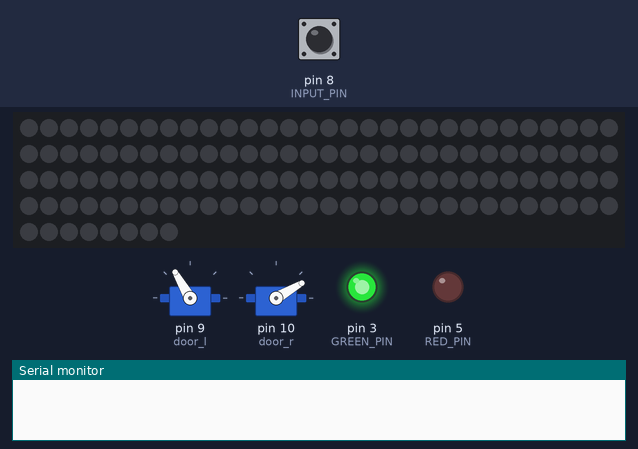
Bench run of a sketch on a simulated Arduino Uno, built with avr-gcc and run on an emulated ATmega328P. On the bench: 128 RGB LEDs in strip order, left to right, continuing on the next row, 2 × servo, output pins drawn as LEDs (lit = HIGH), the last lines printed to the serial monitor. Inputs (shaded band) come from the test bench; at power-on: pin 8 (INPUT_PIN) HIGH. Dim RGB values are drawn brighter than linear; random numbers use the default seed unless the sketch sets one.

Above: at 1.2 s.
1.3 s: pin 8 (INPUT_PIN) pulled LOW for 0.15 s
At 2.48 s:
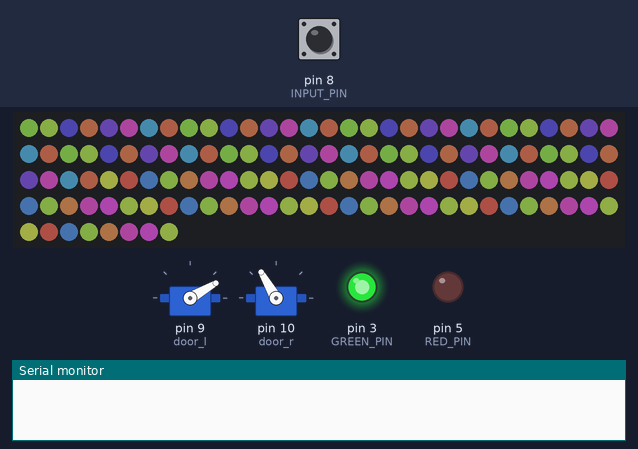
4.4 s: pin 8 (INPUT_PIN) pulled LOW for 1 s
At 4.63 s:
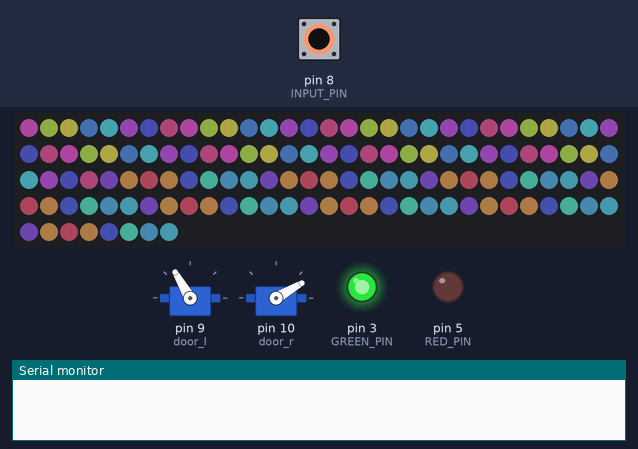
6.9 s: pin 8 (INPUT_PIN) pulled LOW for 0.15 s
At 8.09 s:
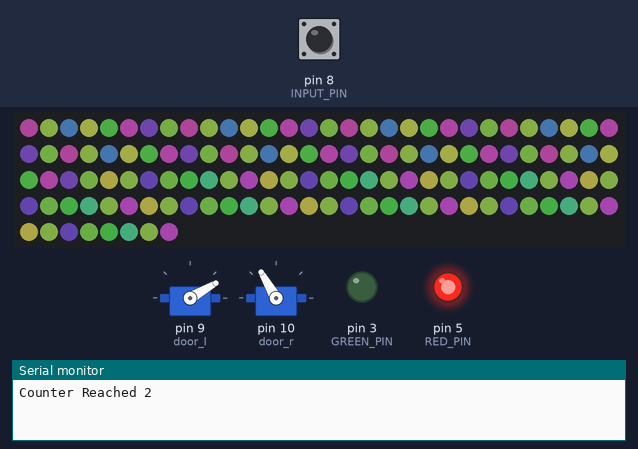
10.0 s: pin 8 (INPUT_PIN) pulled LOW for 3.2 s
At 10.24 s:
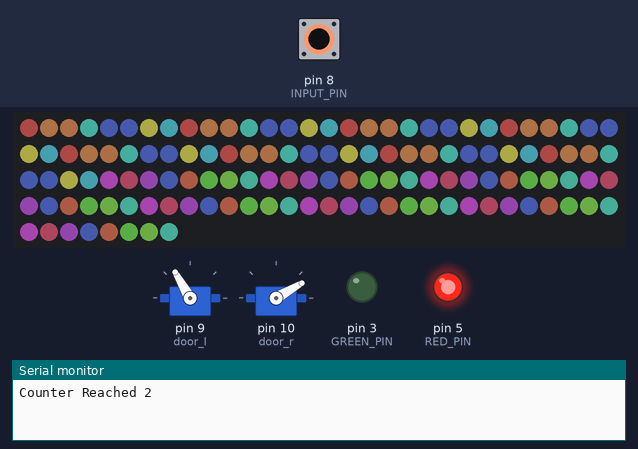
14.7 s: pin 8 (INPUT_PIN) pulled LOW for 0.15 s
At 15.88 s:
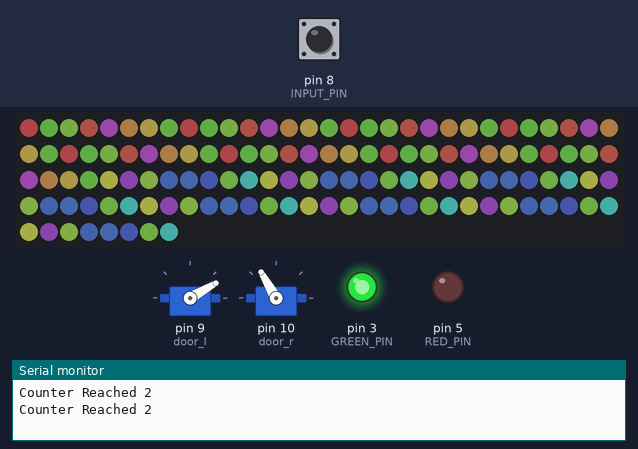
17.8 s: pin 8 (INPUT_PIN) driven LOW
At 18.04 s:
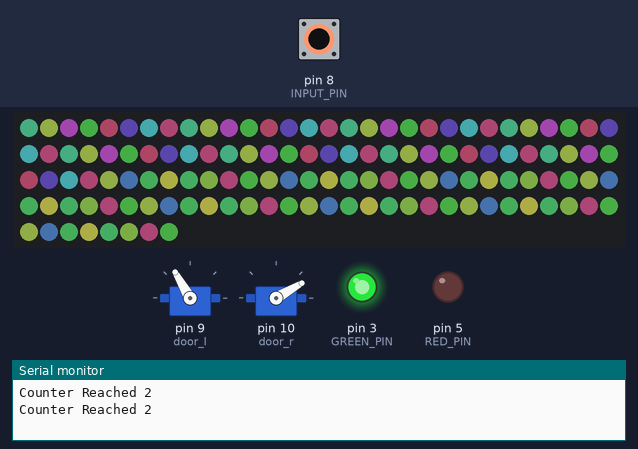
Timing chart, 0 to 20.8 s (numbered marks = the images above; inputs shaded):
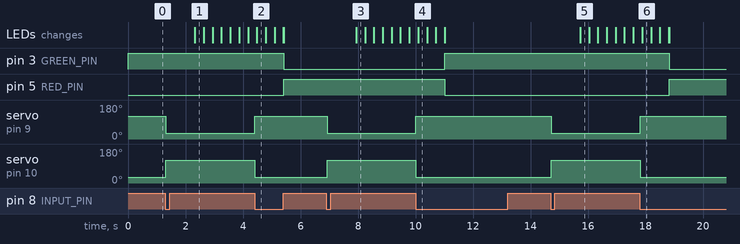

The sketch:

GhostTrap_WithDelay.ino
```cpp
#include <Adafruit_NeoPixel.h>
#include <Servo.h>

// PINS:
// ------------------------------------
// LED Data Pin: Digital Pin 6
// Button Pin: Digital Pin 8
// Door Servos: Digital Pins 9 and 10

#define LED_PIN     6
#define LED_COUNT  128
#define BRIGHTNESS 50

#define INPUT_PIN 8

#define RED_PIN 5
#define GREEN_PIN 3

Adafruit_NeoPixel strip(LED_COUNT, LED_PIN, NEO_GRBW + NEO_KHZ800);

Servo door_l;
Servo door_r;

unsigned int last_time;

void setup() {

  // Input Pin / Button
  pinMode(INPUT_PIN, INPUT_PULLUP);

  // LEDs
  strip.begin();
  strip.show();
  strip.setBrightness(50);

  pinMode(RED_PIN, OUTPUT);
  pinMode(GREEN_PIN, OUTPUT);

  // Servos
  door_l.attach(9);
  door_r.attach(10);

  door_l.write(90);
  door_r.write(90);

  last_time = millis();

  Serial.begin(9600);
}

// Track state of door and button for polling
bool play_animation  = false;
bool door_open = false;
bool last_button_state = false;

int ghost_trapped_counter = 0;
bool ghost_trapped = false;

unsigned int current_time = 0;
unsigned int delta_time = 0;

int toggle_timer = 0;
int toggle_timer_max = 1000;
bool count_time = false;

void loop() {
  // for timing
  current_time = millis();
  delta_time = current_time - last_time;
  last_time = current_time;

  if(count_time){
    toggle_timer += delta_time;
  }

  // If the button is clicked down
  // Toggle the door state
  bool input_value = !digitalRead(INPUT_PIN);

  if(input_value && !last_button_state){
    count_time = ! count_time;
    door_open = ! door_open;
  }

  last_button_state = input_value;

  if(toggle_timer > toggle_timer_max){
    toggle_timer = 0;
    count_time = false;

    play_animation = ! play_animation;
    ghost_trapped_counter += 1;
  }

  if(door_open){
    // Set Servos to open
    door_l.write(30);
    door_r.write(120);
  }
  else{
    // Set Setvos to Close
    door_l.write(120);
    door_r.write(30);
  }

  if(play_animation){
    // Play animation
    ColoredLines();
  }
  else{
    // Clear the LEDs
    strip.clear();
    strip.show();
  }

  // When the door is opened and closed
  // toggle the light between red and green
  if(ghost_trapped_counter == 2){
    Serial.println("Counter Reached 2");
    ghost_trapped_counter = 0;
    ghost_trapped = ! ghost_trapped;
  }

  if(!ghost_trapped){
    digitalWrite(RED_PIN, LOW);
    digitalWrite(GREEN_PIN, HIGH);
  }
  else{
    digitalWrite(RED_PIN, HIGH);
    digitalWrite(GREEN_PIN, LOW);
  }

  //Serial.println(String(ghost_trapped) + " " + String(ghost_trapped_counter));
  delay(10);
}

// Animation for random colors
const uint8_t line_starters[] = {0, 1, 2, 3, 4, 5, 6, 7, 64, 65, 66, 67, 68, 69, 70, 71};

void ColoredLines(){
  for(int i = 0; i!=16; i++){
    uint32_t color = Adafruit_NeoPixel::ColorHSV(random(65536), 150, 255);

    setLineColor(line_starters[i], color);
  }

  strip.show();
}

void setLineColor(int lineNum, uint32_t color){
  for(int i =0; i!=8; i++){
    strip.setPixelColor(lineNum+(8*i), color);
  }
}

// Animation for cycling through hues
int hue = 0;

void HueCycle(){
  uint32_t color = Adafruit_NeoPixel::ColorHSV(hue, 200, 255);

  for(int i = 0; i<strip.numPixels(); i++){
    strip.setPixelColor(i, color);
  }

  strip.show();
  hue = hue + 65536/100;
}

void fill(uint32_t color){
  for(int i=0; i<strip.numPixels(); i++) { // For each pixel in strip...
    strip.setPixelColor(i, color);         //  Set pixel's color (in RAM)
  }
  strip.show();
}
```

Measured:
- after the input at 1.3 s, servo on pin 9 (door_l): 120° → 30° at once; servo on pin 10 (door_r): 30° → 120° at once; the LEDs: change after 1.0 s (image 1)
- after the input at 4.4 s, pin 3 (GREEN_PIN): HIGH → LOW after 1.0 s; pin 5 (RED_PIN): LOW → HIGH after 1.0 s; servo on pin 9 (door_l): 30° → 120° at once; servo on pin 10 (door_r): 120° → 30° at once
- after the input at 6.9 s, servo on pin 9 (door_l): 120° → 30° at once; servo on pin 10 (door_r): 30° → 120° at once; the LEDs: change after 1.0 s (image 3)
- after the input at 10.0 s, pin 3 (GREEN_PIN): LOW → HIGH after 1.0 s; pin 5 (RED_PIN): HIGH → LOW after 1.0 s; servo on pin 9 (door_l): 30° → 120° at once; servo on pin 10 (door_r): 120° → 30° at once
- after the input at 14.7 s, servo on pin 9 (door_l): 120° → 30° at once; servo on pin 10 (door_r): 30° → 120° at once; the LEDs: change after 1.0 s (image 5)
- after the input at 17.8 s, pin 3 (GREEN_PIN): HIGH → LOW after 1.0 s; pin 5 (RED_PIN): LOW → HIGH after 1.0 s; servo on pin 9 (door_l): 30° → 120° at once; servo on pin 10 (door_r): 120° → 30° at once
